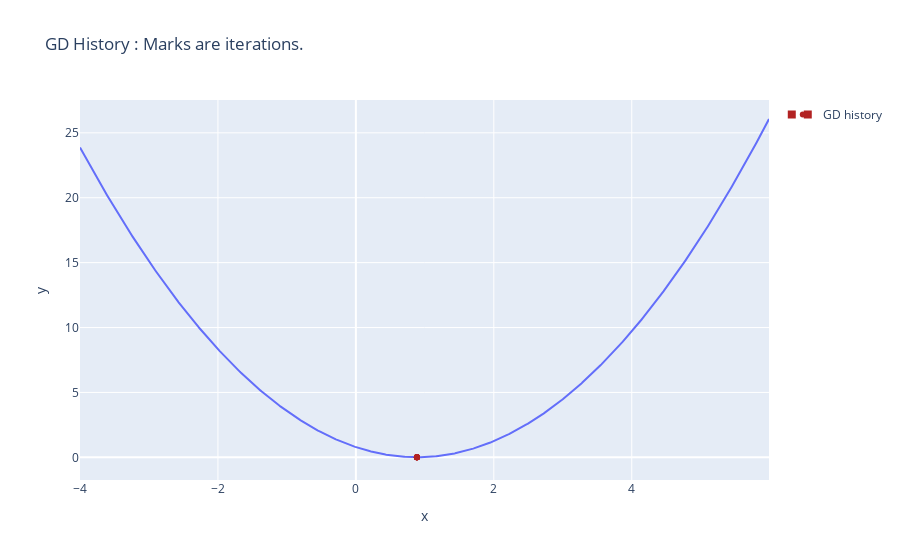

The code cell stored with this chart in its notebook:
### Markdown cell above
# Task 3
Train a  linear regression with a L2 loss on the training data using Gradient Descent. 
The code below should give a (non-vectorized) on how it is found.  

The gradient is found as:  
$ L = \frac{1}{2}(\hat{y} - y )^2 $  

$ \hat{y} = f_\theta(x) = \theta$  


$ \frac{\partial L}{\partial\theta} = \frac{\partial L}{\partial \hat{y}} \frac{\partial \hat{y}}{\partial \theta}$ (using the chain rule).

With:  
$\frac{\partial L}{\partial \hat{y}} = (\hat{y} - y) \times 1 = (\hat{y} - y)$  

$\frac{\partial \hat{y}}{\partial \theta} = 1  $


Gives us:  
$\frac{\partial L}{\partial\theta} = (\hat{y} - y)$


### Questions:
1) Draw the graph/tree that shows how these partial derivatives are connected. 
![](derivative_tree.jpg)
2) Find a set of hyperparameters that converge for $\theta_{\text{init}} = 5.5$.  How can we determine if the algorithm has converged?  
    -> For leaning_rate = 0.5 the algorithm converges to 0.01. You can see that it converges if the loss is not changing over a couple of interations.
3) Can you find a learning rate that the algorithm does not converge for?  
    -> for learning_rate = 3 the algorithm does not converge.
4) What is the "best" learning rate for this particular dataset? 
    -> The "best" learning rate would be the one who converges the fastest but still getting to the lowest possible loss. Here it would be 1.
5) You might be asked to show how the gradients flow in another loss/function : be prepared.

### Code cell
import numpy as np
import plotly.express as px
import plotly.graph_objects as go


def gradient_of_J(theta, x, y):
    # 
    y_hat = theta
    
    # dL / dy_hat
    dLdy = (y_hat - y)
    
    # dy_hat / dTheta
    dy_HatdTheta = 1
    
    # chain rule
    dLdTheta = dLdy * dy_HatdTheta
    
    return dLdTheta


def calculate_l2_loss_non_vectorized(theta, xs, ys):
    loss = 0.0
    for k in range(ys.shape[0]):
        y_pred = theta 
        loss += (y_pred - ys[k])**2

    
    mean_loss = loss / ys.shape[0]
    return mean_loss


    

initial_theta = 5.5

learning_rate = 1
theta = np.array([initial_theta])
m = x_train.shape[0]
n_steps = 10

print("Running GD with initial theta: {:.2f}, learning rate: {} over {} datapoints for {} steps".format(
    theta.item(),
    learning_rate,
    m,
    n_steps))



search_history = []
for steps in range(n_steps):    
        
    gradient_theta_sum = 0.0
    for k in range(m):
        gradient_theta_sum += gradient_of_J(theta, x_train[k], y_train[k]) 

    # to switch between Mean squared error and squared error replace m with one
    mean_gradient = (1/m) * gradient_theta_sum
    loss = calculate_l2_loss_non_vectorized(theta, x_train, y_train)

    print("[visit] theta: {:.2f} => loss: {:.2f}".format(theta.item(), loss.item()))

    # update theta using GD
    theta = theta - (learning_rate * mean_gradient)
    search_history.append((theta, loss))

    


# quick helper to generate plots 
loss_x = np.arange(-4, 6, 0.01)

loss_y = np.array([calculate_l2_loss_non_vectorized(t, x_train, y_train) for t in loss_x])

fig = px.line(x=loss_x, y=loss_y, title="GD History : Marks are iterations.")


x_visit, _ = list(zip(*search_history))
x_visit = np.concatenate(x_visit)
y_visit = np.array([calculate_l2_loss_non_vectorized(t, x_train, y_train) for t in x_visit])

fig.add_trace(go.Scatter(x=x_visit, y=y_visit, name='GD history',
                         line = dict(color='firebrick', width=8, dash='dot')))

fig.show()

### Figure 1 — Plotly figure (JSON) as saved in the notebook; plotly's stock layout.template omitted (floating-point values rounded to 4 significant figures; data arrays with more than 128 entries replaced by an {"elided": "..."} marker saying what was removed)
{"data": [{"hovertemplate": "x=%{x}<br>y=%{y}<extra></extra>", "legendgroup": "", "line": {"color": "#636efa", "dash": "solid"}, "marker": {"symbol": "circle"}, "mode": "lines", "name": "", "orientation": "v", "showlegend": false, "type": "scatter", "x": {"elided": "1000 float values"}, "xaxis": "x", "y": {"elided": "1000 float values"}, "yaxis": "y"}, {"line": {"color": "firebrick", "dash": "dot", "width": 8}, "name": "GD history", "type": "scatter", "x": [0.8853, 0.8853, 0.8853, 0.8853, 0.8853, 0.8853, 0.8853, 0.8853, 0.8853, 0.8853], "y": [0.007668, 0.007668, 0.007668, 0.007668, 0.007668, 0.007668, 0.007668, 0.007668, 0.007668, 0.007668]}], "layout": {"legend": {"tracegroupgap": 0}, "title": {"text": "GD History : Marks are iterations."}, "xaxis": {"anchor": "y", "domain": [0, 1], "title": {"text": "x"}}, "yaxis": {"anchor": "x", "domain": [0, 1], "title": {"text": "y"}}}}
